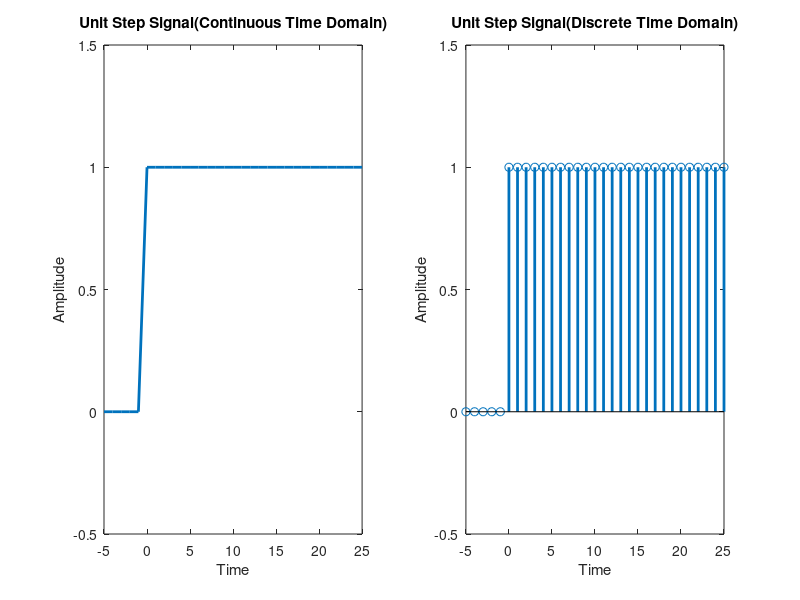

The MATLAB script that drew this image:
clc, clear;
t=-5:1:25; 
amp=[zeros(1,5), ones(1,26)]; 
figure(1);      
% number of figure 
subplot(121)             
p=plot(t,amp);      
% continuous plot 
set(p,'Linewidth',2); 
axis([-5 25 -0.5 1.5]);  
title('Unit Step Signal(Continuous Time Domain)'); 
xlabel('Time');         %label of x axis 
ylabel('Amplitude');    
%label of y axis 
subplot(122)            
s=stem(t,amp);          % discrete plot 
axis([-5 25 -0.5 1.5]); 
set(s,'Linewidth',2); 
xlabel('Time');         %label of x axis 
ylabel('Amplitude');    %label of y axis 
title('Unit Step Signal(Discrete Time Domain)'); 
